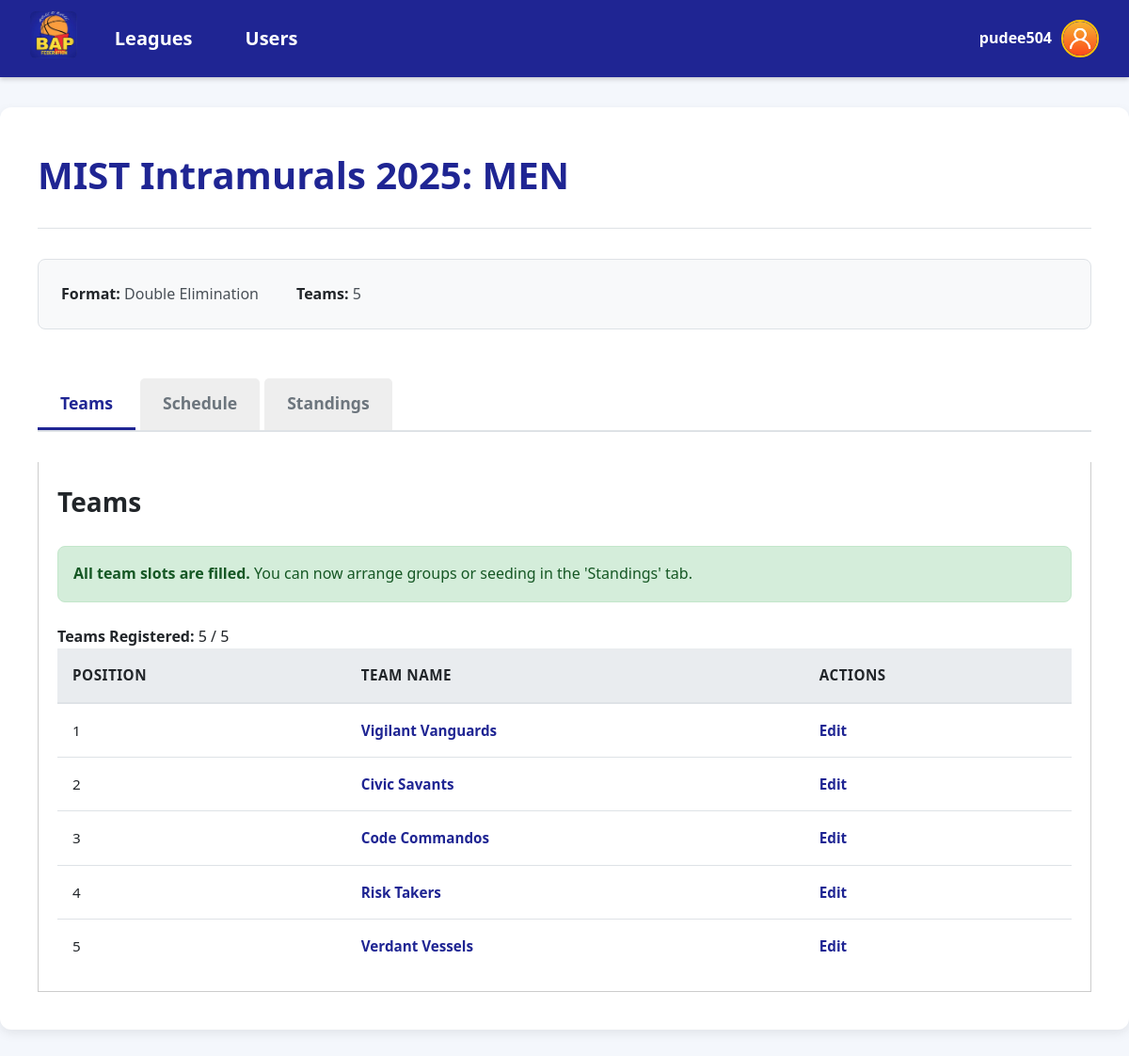
/category_details.php?category_id=316 (signed in), run on the app's committed database.
### tables this page shows
CREATE TABLE IF NOT EXISTS `league` (
  `id` int NOT NULL AUTO_INCREMENT,
  `league_name` varchar(150) NOT NULL,
  `start_date` timestamp NOT NULL DEFAULT CURRENT_TIMESTAMP,
  `end_date` timestamp NOT NULL DEFAULT CURRENT_TIMESTAMP,
  `location` varchar(150) NOT NULL,
  `status` enum('Upcoming','Active','Completed') DEFAULT NULL,
  PRIMARY KEY (`id`)
);

CREATE TABLE IF NOT EXISTS `category_format` (
  `category_id` int NOT NULL,
  `format_id` int NOT NULL,
  `num_teams` int NOT NULL,
  `num_groups` int DEFAULT NULL,
  `advance_per_group` int DEFAULT NULL,
  `is_locked` tinyint(1) DEFAULT '0',
  PRIMARY KEY (`category_id`,`format_id`),
  KEY `format_id` (`format_id`)
);

CREATE TABLE IF NOT EXISTS `category` (
  `id` int NOT NULL AUTO_INCREMENT,
  `league_id` int NOT NULL,
  `category_name` varchar(50) NOT NULL,
  `schedule_generated` tinyint(1) NOT NULL DEFAULT '0',
  `seeding_started` tinyint(1) DEFAULT '0',
  `playoff_seeding_locked` tinyint(1) NOT NULL DEFAULT '0',
  `groups_locked` tinyint(1) NOT NULL DEFAULT '0',
  `playoff_category_id` int DEFAULT NULL,
  PRIMARY KEY (`id`),
  KEY `league_id` (`league_id`)
);

CREATE TABLE IF NOT EXISTS `format` (
  `id` int NOT NULL AUTO_INCREMENT,
  `format_name` varchar(50) NOT NULL,
  PRIMARY KEY (`id`)
);

CREATE TABLE IF NOT EXISTS `team` (
  `id` int NOT NULL AUTO_INCREMENT,
  `team_name` varchar(50) NOT NULL,
  `category_id` int NOT NULL,
  `cluster_id` int DEFAULT NULL,
  `seed` int DEFAULT NULL,
  `playoff_seed` int DEFAULT NULL,
  `bracket_position` int DEFAULT NULL,
  PRIMARY KEY (`id`),
  KEY `category_id` (`category_id`),
  KEY `cluster_id` (`cluster_id`)
);

### includes/category_info.php (called while the page is built, shortened)
<?php
require_once __DIR__ . '/../db.php';
$category_id = filter_var($_GET['category_id'] ?? null, FILTER_VALIDATE_INT);
$stmt = $pdo->prepare("
    SELECT
        c.league_id, -- <<< THIS IS THE FIX
        c.category_name,
        c.playoff_seeding_locked,
        f.format_name, -- Fetched for category_details.php
        f.format_name AS tournament_format, -- Aliased for the bracket visualizers
        cf.format_id,
        cf.num_teams,
        cf.num_groups,
        cf.advance_per_group,
        c.schedule_generated
    FROM category c
    JOIN category_format cf ON c.id = cf.category_id
    JOIN format f ON cf.format_id = f.id
    WHERE c.id = ?
");
$stmt->execute([$category_id]);
$category = $stmt->fetch(PDO::FETCH_ASSOC);
$is_bracket_format = in_array(strtolower($category['tournament_format']), ['single elimination', 'double elimination']);
if ($is_bracket_format) {
    $teamStmt = $pdo->prepare("
        SELECT t.* FROM team t
        JOIN bracket_positions bp ON t.id = bp.team_id
        WHERE t.category_id = ?
        ORDER BY bp.position ASC
    ");
} else {
    $teamStmt = $pdo->prepare("
        SELECT * FROM team
        WHERE category_id = ?
        ORDER BY id ASC
    ");
}
$teamStmt->execute([$category_id]);
$teams = $teamStmt->fetchAll(PDO::FETCH_ASSOC);
$team_count = count($teams);
$all_slots_filled = ($team_count >= $category['num_teams']);
?>

### category_details.php (shortened to what this page needs)
<?php
require_once 'includes/category_info.php';
$leagueNameStmt = $pdo->prepare("SELECT league_name FROM league WHERE id = ?");
$leagueNameStmt->execute([$category['league_id']]);
$league_name = $leagueNameStmt->fetchColumn();
$active_tab = $_GET['tab'] ?? 'teams';
?>
<!DOCTYPE html>
<html lang="en">
<head>
    <?php include 'includes/head_styles.php'; ?>
    <link rel="stylesheet" href="style.css">
</head>
<body>
<?php include 'includes/header.php'; ?>
<div class="dashboard-container">
    <div class="page-header">
        <h1>
            <a href="league_details.php?id=<?= $category['league_id'] ?>"><?= htmlspecialchars($league_name) ?></a>:
            <?= htmlspecialchars($category['category_name']) ?>
        </h1>
    </div>
    <div class="league-info">
        <p><strong>Format:</strong> <?= htmlspecialchars($category['format_name']) ?></p>
        <p><strong>Teams:</strong> <?= htmlspecialchars($category['num_teams']) ?></p>
    </div>
    <div class="tab-navigation">
        <?php include 'includes/category_tabs.php'; ?>
    </div>
    <div class="tab-container">
        <?php include 'includes/category_tabs_teams.php'; ?>
    </div>
</div>
</body>
</html>

### includes/category_tabs_teams.php (shortened to what this page needs)
<div class="tab-content <?= $active_tab === 'teams' ? 'active' : '' ?>" id="teams">
    <div class="section-header">
        <h2>Teams</h2>
    </div>
    <?php if (!$all_slots_filled): ?>
        <form action="add_team.php" method="POST" class="add-team-form">
            <input type="hidden" name="category_id" value="<?= $category_id ?>">
            <input type="text" name="team_name" placeholder="Enter New Team Name" required>
            <button type="submit" class="btn btn-primary">Add Team</button>
        </form>
    <?php else: ?>
        <p class="success-message">
            <strong>All team slots are filled.</strong> You can now arrange groups or seeding in the 'Standings' tab.
        </p>
    <?php endif; ?>
    <p><strong>Teams Registered:</strong> <?= $team_count ?> / <?= $category['num_teams'] ?></p>
    <div class="table-wrapper">
        <table class="category-table">
            <thead>
                <tr>
                    <th>Position</th>
                    <th>Team Name</th>
                    <th>Actions</th>
                </tr>
            </thead>
            <tbody>
                <?php if (empty($teams)): ?>
                    <tr class="no-results">
                        <td colspan="4">No teams have been added yet.</td>
                    </tr>
                <?php else: ?>
                    <?php foreach ($teams as $index => $team): ?>
                        <tr>
                            <td><?= $index + 1 ?></td>
                            <td><a href="team_details.php?team_id=<?= $team['id'] ?>"><?= htmlspecialchars($team['team_name']) ?></a></td>
                            <td class="actions">
                                <a href="edit_team.php?team_id=<?= $team['id'] ?>">Edit</a>
                            </td>
                        </tr>
                    <?php endforeach; ?>
                <?php endif; ?>
            </tbody>
        </table>
    </div>
</div>

### style.css (style rules this page uses)
:root { --bap-blue: #1f2593; --bap-orange: #fc9e3e; --bap-yellow: #FFC107; --bap-red: #D81B60; --text-dark: #212529; --text-light: #f8f9fa; --bg-light: #ffffff; --bg-main: #f4f7fc; --border-color: #dee2e6; --shadow: 0 4px 12px rgba(0, 0, 0, 0.08); }
* { margin: 0; padding: 0; box-sizing: border-box; }
body { font-family: 'Segoe UI', Tahoma, Geneva, Verdana, sans-serif; background-color: var(--bg-main); color: var(--text-dark); line-height: 1.6; }
.dashboard-container, .form-container { max-width: 1200px; margin: 2rem auto; background: var(--bg-light); padding: 2.5rem; border-radius: 12px; box-shadow: var(--shadow); }
.page-header { display: flex; justify-content: space-between; align-items: center; margin-bottom: 2rem; flex-wrap: wrap; gap: 1rem; border-bottom: 1px solid var(--border-color); padding-bottom: 1.5rem; }
.dashboard-container h1, .form-container h1, .page-header h1 { font-size: 2.5rem; color: var(--bap-blue); font-weight: 700; margin: 0; }
.page-header h1 a { color: var(--bap-blue); text-decoration: none; transition: color 0.3s ease; }
.league-info { display: flex; flex-wrap: wrap; gap: 1rem 2.5rem; margin-bottom: 2rem; font-size: 1rem; color: #495057; background-color: #f8f9fa; padding: 1.5rem; border-radius: 8px; border: 1px solid var(--border-color); }
.league-info p { margin: 0; }
.league-info strong { color: var(--text-dark); }
.section-header { display: flex; justify-content: space-between; align-items: center; margin-top: 2.5rem; margin-bottom: 1.5rem; }
.section-header:first-child { margin-top: 0; }
.section-header h2 { font-size: 1.75rem; color: var(--text-dark); }
.table-wrapper { overflow-x: auto; }
.leagues-table, .category-table { width: 100%; border-collapse: collapse; font-size: 0.95rem; }
.leagues-table thead, .category-table thead { background-color: #e9ecef; }
.leagues-table th, .category-table th { padding: 1rem; text-align: left; font-weight: 600; color: var(--text-dark); text-transform: uppercase; letter-spacing: 0.5px; border-bottom: 2px solid var(--border-color); }
.leagues-table td, .category-table td { padding: 1rem; border-bottom: 1px solid var(--border-color); vertical-align: middle; }
.leagues-table tbody tr:last-child td, .category-table tbody tr:last-child td { border-bottom: none; }
.leagues-table a, .category-table a { color: var(--bap-blue); text-decoration: none; font-weight: 600; transition: color 0.2s; }
.actions a { margin-right: 0.75rem; }
.actions a:last-child { margin-right: 0; }
.tab-navigation { display: flex; border-bottom: 2px solid var(--border-color); margin-bottom: 2rem; }
.tab-content { display: none; }
.tab-content.active { display: block; }
.success-message { background-color: #d4edda; color: #155724; padding: 1rem; margin-bottom: 1.5rem; border: 1px solid #c3e6cb; border-radius: 8px; }

### includes/head_styles.php (style rules this page uses)
.tab-content { display: none; padding: 20px; background: #fff; border: 1px solid #ccc; border-top: none; }
.tab-content.active { display: block; }

### data on the page
league: league_name "MIST Intramurals 2025"
category_format: category.category_name "MEN", format.format_name "Double Elimination", num_teams "5"
team: team_name "Vigilant Vanguards"
team: team_name "Civic Savants"
team: team_name "Code Commandos"
team: team_name "Risk Takers"
team: team_name "Verdant Vessels"

### other printed values
$_SESSION['username'] "pudee504"
$team_count "5"
